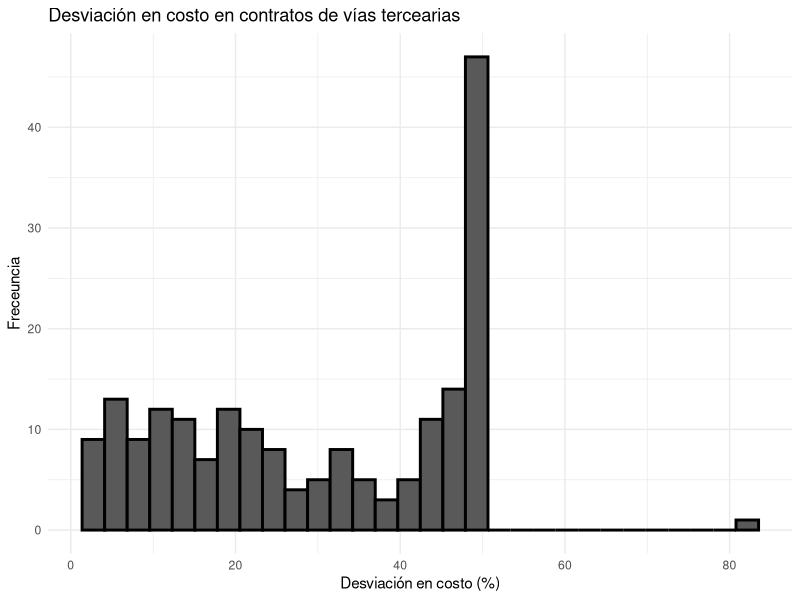
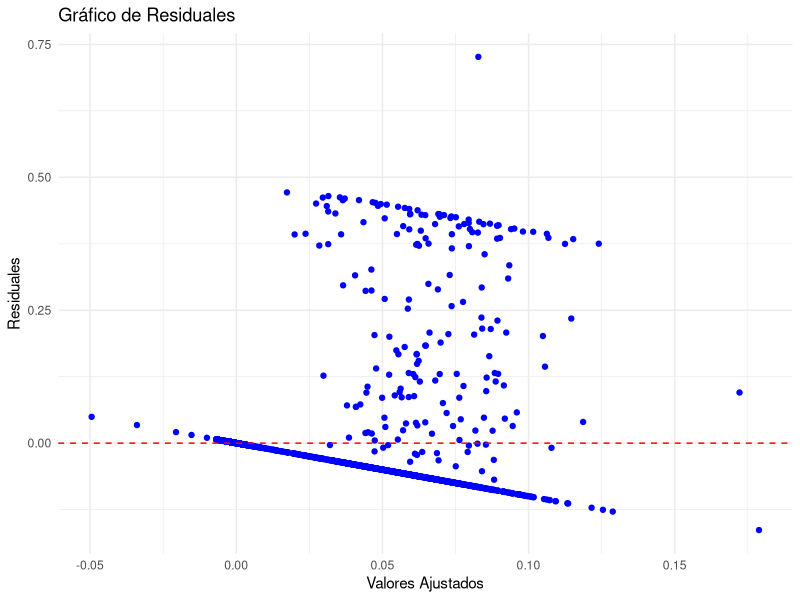

Here is the R script that generated these plots, in order:
## ---- chunk 1
knitr::opts_chunk$set(echo = TRUE)
## ---- chunk 2
datos_vr <- read.csv("../data/collected_vias_rurales_ve_data_v5.csv")
summary(datos_vr)
## ---- chunk 3
cols <- c('COST_DEVIATION','CONTRACT_VALUE_LOGNORM',
          'ORIGINAL_DEADLINE','AWARD_GROWTH','PROJECT_INTENSITY_NORM',
          'TOTAL_CONTRACTS_OBRAS_ENTITY','PROPORTION_DEVIATION_ENTITY_ALL_TIME',
          'PROPORTION_COST_DEVIATION_ENTITY_ALL_TIME', 'PROPORTION_TIME_DEVIATION_ENTITY_ALL_TIME',
          'PROJECT_INTENSITY_NORM_ENTITY_ALL_TIME',
          'AWARD_GROWTH_ORIG_ENTITY_ALL_TIME','TOTAL_CONTRACTS_OBRAS_CONT',
          'PROPORTION_DEVIATION_CONT_ALL_TIME','PROPORTION_COST_DEVIATION_CONT_ALL_TIME',
          'PROPORTION_TIME_DEVIATION_CONT_ALL_TIME',
          'PROJECT_INTENSITY_NORM_CONT_ALL_TIME', 'AWARD_GROWTH_ORIG_CONT_ALL_TIME',
          'ECONOMIC_IMPORTANCE', 'OPEN_TRANSPARENCE_GOBERMENT',
          'TRANSPORT_INVESTMENT', 'FISCAL_DESEMPENO')

correlation_matrix <- cor(datos_vr[, cols])
## ---- chunk 4
library(ggplot2)

# Crear scatter plot
ggplot(datos_vr[  datos_vr$COST_DEVIATION > 0,], aes(x = COST_DEVIATION*100)) +
# ggplot(datos_vr, aes(x = PROPORTION_DEVIATION_CONT_ALL_TIME)) +
# ggplot(datos_vr, aes(x = log(PROJECT_INTENSITY_NORM_ENTITY_ALL_TIME + 1))) +
  geom_histogram(color = "black", size = 1) +  # Puntos
    labs(title = "Desviación en costo en contratos de vías tercearias",
       x = "Desviación en costo (%)",
       y = "Freceuncia") +
  theme_minimal()  # Tema limpio
## ---- chunk 5
datos_vr$PROJECT_INTENSITY_LOGNORM <- log(datos_vr$PROJECT_INTENSITY_NORM)
datos_vr$TOTAL_CONTRACTS_OBRAS_ENTITY_LOG <- log(datos_vr$TOTAL_CONTRACTS_OBRAS_ENTITY + 1)
datos_vr$ECONOMIC_IMPORTANCE_LOG <- log(datos_vr$ECONOMIC_IMPORTANCE)
datos_vr$TRANSPORT_INVESTMENT_LOG <- log(datos_vr$TRANSPORT_INVESTMENT)
## ---- chunk 6
cols_model_num <- c('ORIGINAL_DEADLINE','AWARD_GROWTH','PROJECT_INTENSITY_LOGNORM',
          'TOTAL_CONTRACTS_OBRAS_ENTITY_LOG','PROPORTION_DEVIATION_ENTITY_ALL_TIME',
          'PROJECT_INTENSITY_NORM_ENTITY_ALL_TIME',
          'AWARD_GROWTH_ORIG_ENTITY_ALL_TIME','TOTAL_CONTRACTS_OBRAS_CONT',
          'PROPORTION_DEVIATION_CONT_ALL_TIME',
          'PROJECT_INTENSITY_NORM_CONT_ALL_TIME', 'AWARD_GROWTH_ORIG_CONT_ALL_TIME',
          'ECONOMIC_IMPORTANCE_LOG', 'OPEN_TRANSPARENCE_GOBERMENT',
          'TRANSPORT_INVESTMENT_LOG',
          'FISCAL_DESEMPENO')

correlation_matrix <- cor(datos_vr[, cols_model_num])

# Escalar todas las columnas numéricas
datos_vr_scaled <- as.data.frame(scale(datos_vr[,cols_model_num]))

## ---- chunk 7
cols_cat <- c('OWNER','PRESIDENTIAL_PERIOD','REGIONAL_PERIOD','QUARTER')

datos_vr_scaled$IS_DEPARTMENT_GOVERNMENT <- ifelse(datos_vr$OWNER == 'DEPARTMENT_GOVERNMENT', 1, 0)
datos_vr_scaled$IS_PRESIDENTIAL_PERIOD <- ifelse(datos_vr$PRESIDENTIAL_PERIOD == 'True', 1, 0)
datos_vr_scaled$IS_REGIONAL_PERIOD <- ifelse(datos_vr$REGIONAL_PERIOD == 'True', 1, 0)
datos_vr_scaled$Q1 <- ifelse(datos_vr$QUARTER == 1, 1, 0)
datos_vr_scaled$Q2 <- ifelse(datos_vr$QUARTER == 2, 1, 0)
datos_vr_scaled$Q3 <- ifelse(datos_vr$QUARTER == 3, 1, 0)
datos_vr_scaled$Q4 <- ifelse(datos_vr$QUARTER == 4, 1, 0)

datos_vr_scaled$LP <- ifelse(datos_vr$PROCESS_TYPE == 'LICITACION PUBLICA', 1, 0)

dummy_var <- c('IS_DEPARTMENT_GOVERNMENT','IS_PRESIDENTIAL_PERIOD','IS_REGIONAL_PERIOD',
               'Q1','Q2','Q3','LP'
               )
## ---- chunk 8
lm_variables <- c(cols_model_num,dummy_var)
y_variable <- 'COST_DEVIATION'

total_variables <- c(c(y_variable),lm_variables)


datos_vr_scaled$COST_DEVIATION <- datos_vr$COST_DEVIATION
## ---- chunk 9
model1 <- lm(formula= COST_DEVIATION ~ ., data=datos_vr_scaled[,total_variables])
summary(model1)
## ---- chunk 10
# Crear dataframe con residuos
datos_vr$residuos <- residuals(model1)
datos_vr$ajustados <- fitted(model1)

# Graficar
ggplot(datos_vr, aes(x = ajustados, y = residuos)) +
  geom_point(color = "blue") +  # Puntos
  geom_hline(yintercept = 0, color = "red", linetype = "dashed") +  # Línea en 0
  labs(title = "Gráfico de Residuales",
       x = "Valores Ajustados",
       y = "Residuales") +
  theme_minimal()
## ---- chunk 11
lm_variables <- c(cols_model_num,dummy_var)
y_variable <- 'TIME_DEVIATION'

total_variables <- c(c(y_variable),lm_variables)


datos_vr_scaled$TIME_DEVIATION <- datos_vr$TIME_DEVIATION
## ---- chunk 12
model1 <- lm(formula= TIME_DEVIATION ~ ., data=datos_vr_scaled[datos_vr_scaled$TIME_DEVIATION < 3,total_variables])
summary(model1)
